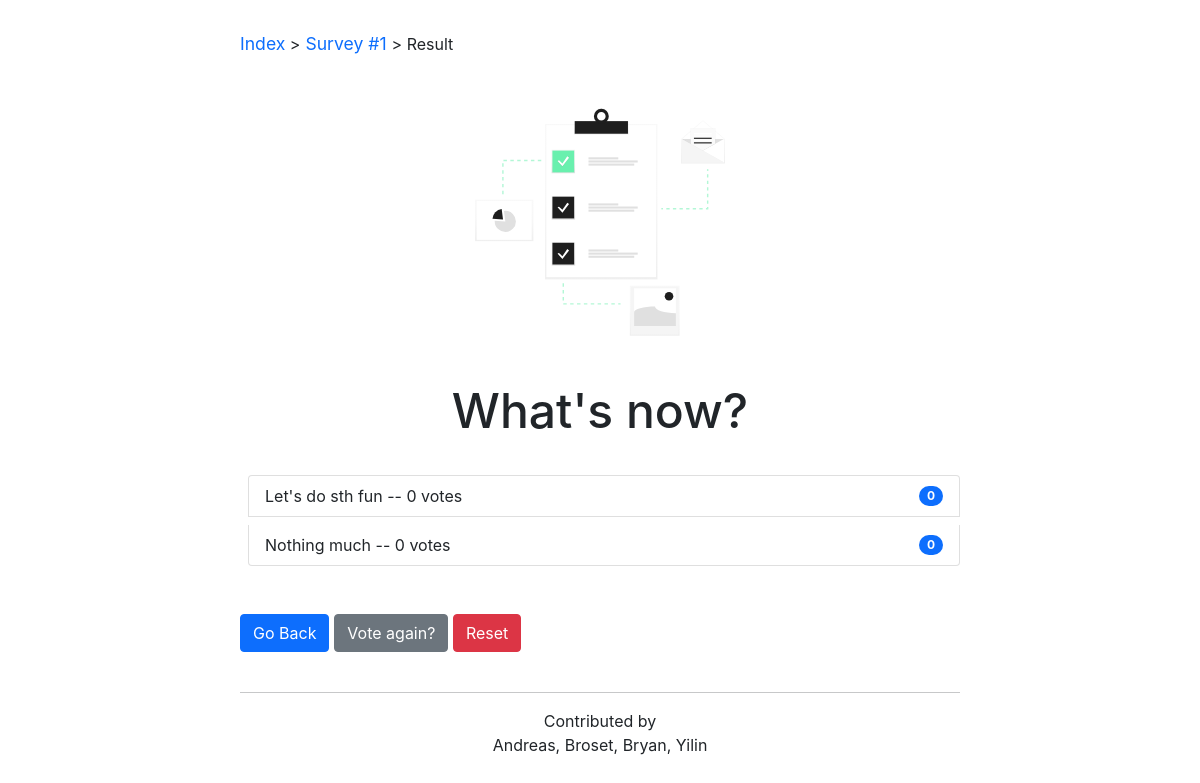
Page /polls/1/results/ on the committed database.
### polls/models.py (models this page shows, shortened)
class Question(models.Model):
    question_text = models.CharField(max_length=200)
    pub_date = models.DateTimeField('date published')

class Choice(models.Model):
    question = models.ForeignKey(Question, on_delete=models.CASCADE)
    choice_text = models.CharField(max_length=200)
    votes = models.IntegerField(default=0)

### polls/views.py (the view)
# urls.py: path('<int:pk>/results/', views.ResultsView.as_view(), name='results'),
class ResultsView(generic.DetailView):
    model = Question
    template_name = 'polls/results.html'

### polls/templates/polls/results.html (shortened to what this page needs)
{% extends "polls/base.html" %}
{% block currPage %} <a href="{% url 'polls:index' %}">Index</a> ><a href="{% url 'polls:detail' question.id %}"> Survey #{{question.id}} </a> > Result   {% endblock %}
{% block heading1%} {{question.question_text}} {% endblock %}
{% block mainbody %}
<ul class="list-group margin-top">
{% for choice in question.choice_set.all %}
<li class="list-group-item d-flex justify-content-between align-items-center">{{ choice.choice_text }} -- {{ choice.votes }}
vote{{ choice.votes|pluralize }}
<span class="badge bg-primary rounded-pill"> {{choice.votes}} </span>
</li>
{% endfor %}
</ul>
<div class="margin-top d-md-block">
    <a href="{% url 'polls:index' %}"> <button class="btn btn-primary" type="button"> Go Back </button> </a>
    <a class="btn btn-secondary" href="{% url 'polls:detail' question.id %}">Vote
again?</a>
    <a href="{% url 'polls:reset_vote' question.id %}" class="btn btn-danger"> Reset </a>
</div>
{% endblock %}

### polls/static/polls/style.css (style rules this page uses)
:root { -moz-tab-size: 4; -o-tab-size: 4; tab-size: 4; }
html { line-height: 1.15; -webkit-text-size-adjust: 100%; }
html { -webkit-font-smoothing: antialiased; -moz-osx-font-smoothing: grayscale; }
body { font-family: Inter, ui-sans-serif, system-ui, -apple-system, BlinkMacSystemFont, Segoe UI, Roboto, Helvetica Neue, Arial, Noto Sans, sans-serif, Apple Color Emoji, Segoe UI Emoji, Segoe UI Symbol, Noto Color Emoji; margin: 2em 2em 2em 2em; background-color: #FFF; }
ul, li { margin: 0em 0em 0.5em 0.5em; padding: 0; }
a { font-size: 1.1rem; line-height: 1.55rem; text-decoration: inherit; }
.margin-top { margin: 5vh 0 0 0; }
@media (min-width: 1024px) { body { margin: 2em 20vw 2em 20vw; } }

### rows in the picture
Question: id "1", question_text "What's now?"
Choice: choice_text "Let's do sth fun", votes "0"
Choice: choice_text "Nothing much", votes "0"
